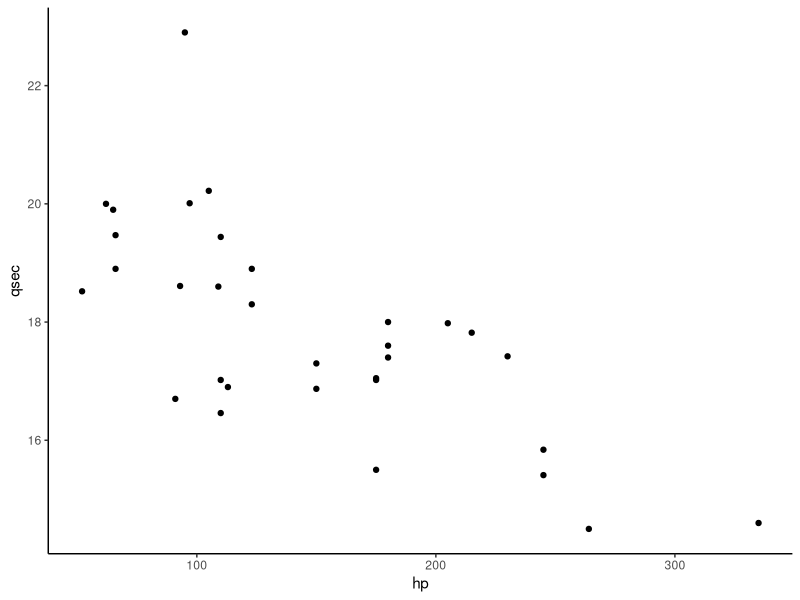
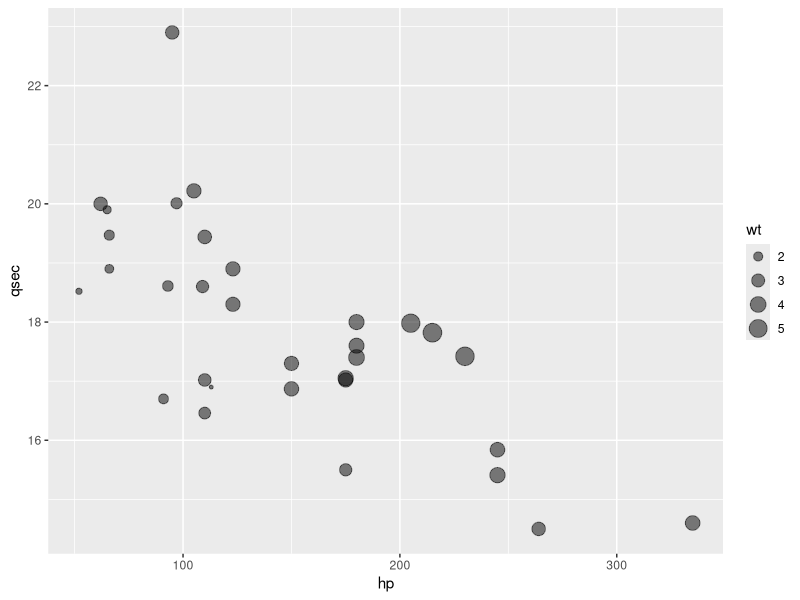
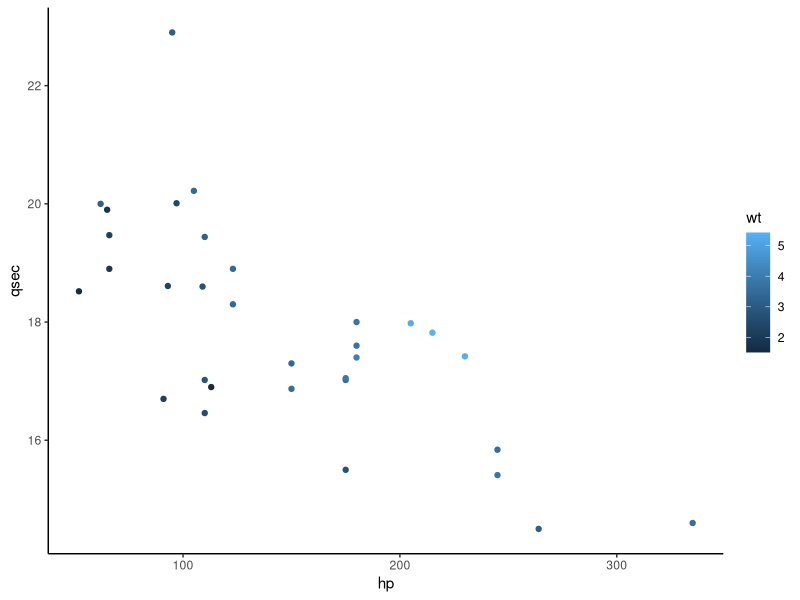
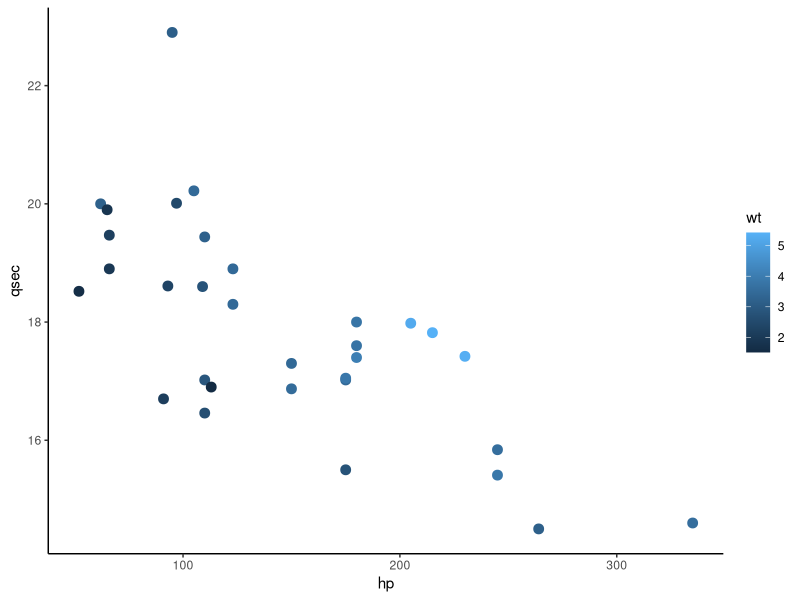
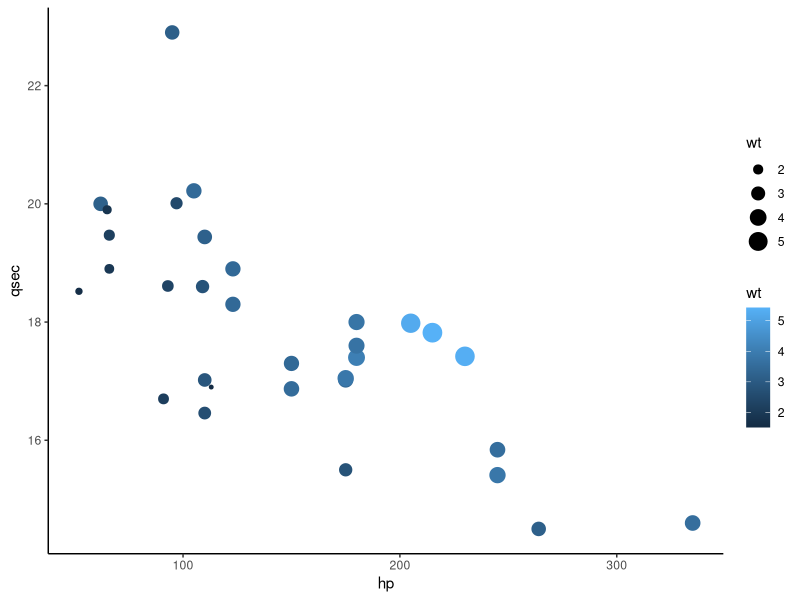
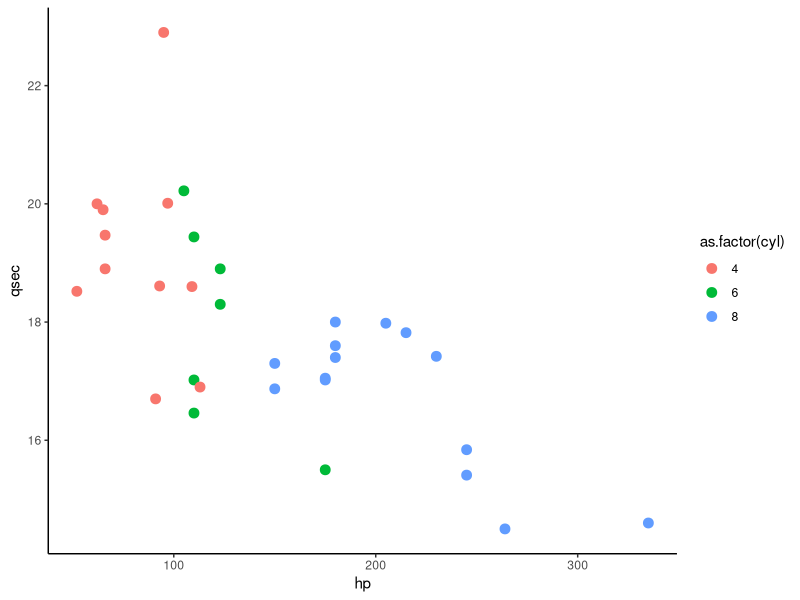
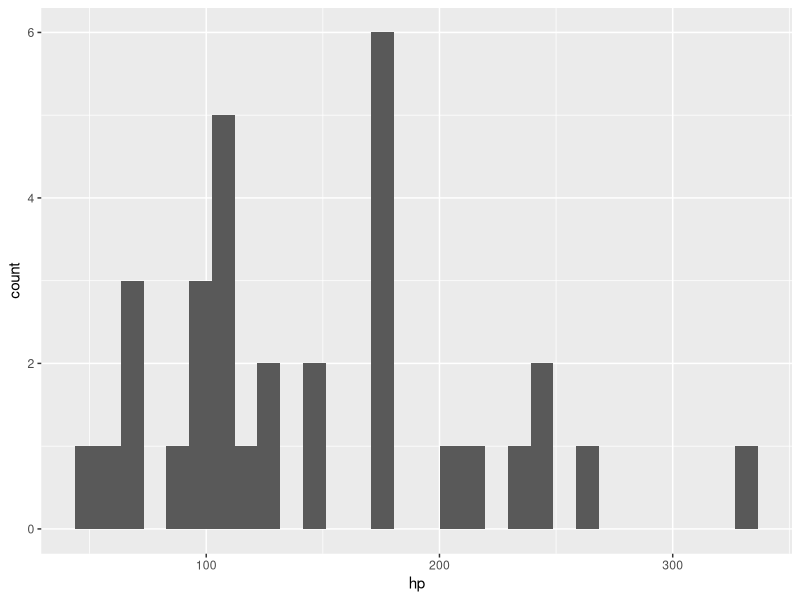
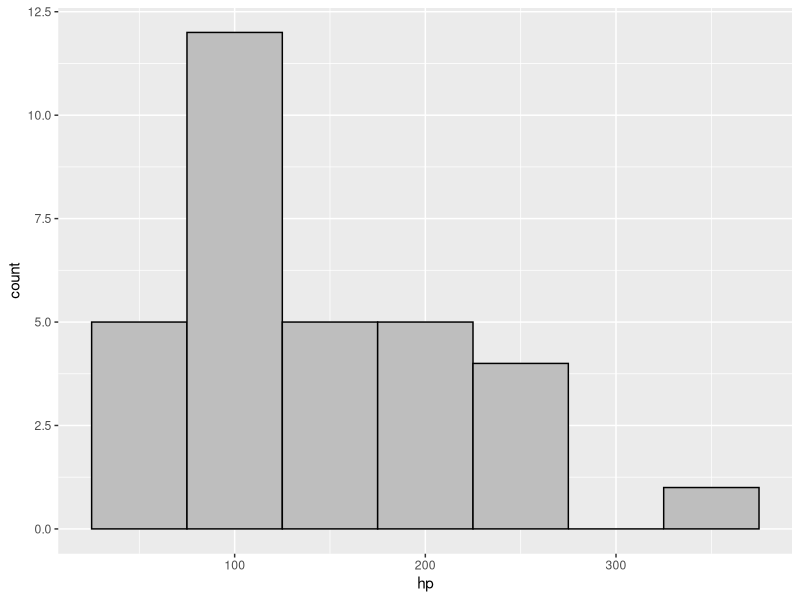

Here is the R script that generated these plots, in order:
options(install.packages.check.source = "no")
pckgs<-c("tidyverse","ggthemes","RColorBrewer","carData")
pckgs2Install<-pckgs[!(pckgs %in% library()$results[,1])]
pckgs2Load<-pckgs[!(pckgs %in% (.packages()))]
for(pckg in pckgs2Install) {install.packages(pckg,repos="https://cloud.r-project.org/",
                                             quiet=TRUE, type="binary")}
for(pckg in pckgs2Load) {library(pckg,character.only = TRUE)}

#### EXERCICIS 1 #### 

# A partir del conjunt de dades mtcars 
mtcars
? "mtcars"
str(mtcars)

# 1- Crea una visualització que permeti discutir la relació
# entre la potència (hp) i l'acceleració(qsec)
ggplot(data=mtcars, mapping=aes(x=hp,y=qsec))+geom_point()+theme_classic()

# 2- Afegeix a aquesta visualització la variable pes (wt)
ggplot(mtcars, aes(x=hp, y=qsec, size=wt)) + geom_point(alpha=.5)
ggplot(data=mtcars, mapping=aes(x=hp,y=qsec,col=wt))+geom_point()+theme_classic()
ggplot(data=mtcars, mapping=aes(x=hp,y=qsec,size=wt,col=wt))+geom_point(size=3)+theme_classic()
ggplot(data=mtcars, mapping=aes(x=hp,y=qsec,size=wt,col=wt))+geom_point()+theme_classic()

# 3- Estudia l'efecte del nombre de cilindres (cyl) en la relació entre
# potència i acceleració
ggplot(data=mtcars, mapping=aes(x=hp,y=qsec,col=as.factor(cyl)))+geom_point(size=3)+theme_classic()

# 4- Crea un histograma que et permeti estudiar la distribució de la
# potència
ggplot(data=mtcars,aes(x=hp))+geom_histogram()
ggplot(mtcars, aes(x=hp)) + geom_histogram(binwidth=50, 
                                           fill="grey", color="black")
ggplot(mtcars, aes(x=hp)) + geom_histogram(binwidth=50, 
                                           boundary=100, fill="grey", color="black")
ggplot(data=mtcars,aes(x=hp,y=..density..))+geom_histogram(binwidth = 50, boundary=100, fill="green")+geom_density()+theme_classic()

# 5- Crea un conjunt de diagrames de caixa tals que permetin estudiar
# la relació entre potència i nombre de cilindres
ggplot(mtcars, aes(y=hp, x=1)) + geom_boxplot() #NO
ggplot(mtcars, aes(y=hp, x=cyl)) + geom_boxplot() #NO
ggplot(data=mtcars,aes(x=as.factor(cyl),y=hp))+geom_boxplot()+theme_classic()

#### EXERCICIS 2 #### 
# A partir del conjunt de dades SLID (Survey of Labour and Income Dynamics)
# del 1994 a Ontario (Canadá)

dsSLID <- SLID
str(dsSLID)

# 1- Crea una visualització que permeti discutir la relació
# entre l'edat i els anys d'escolarització
dsSLIDm <- dsSLID[dsSLID$age<=25,]
dsSLIDM <- dsSLID[dsSLID$age>25,]

ggplot(dsSLID, aes(x=age,y=education)) + 
  geom_point(shape=21,alpha=0.2)+
  geom_smooth(data=dsSLIDm,method="lm",se=FALSE)+
  geom_smooth(data=dsSLIDM,method="lm",se=FALSE)


if(!require("splines")) {
  install.packages("splines")
  library("splines")
}

ggplot(dsSLID, aes(x=age,y=education)) + 
  geom_point(shape=21,alpha=0.2)+
  geom_smooth(method="lm",formula=y~bs(x,knots=25))

# 2- Aquesta relació és diferent en funció de l'idioma?
dsSLIDM_EF <- dsSLID[dsSLID$age>25 &
                       (dsSLID$language == "French" | dsSLID$language == "English"),]
dsSLIDM_EF <- dsSLIDM_EF[!is.na(dsSLIDM_EF$language),]

ggplot(dsSLIDM_EF, aes(x=age,y=education,color=language)) + 
  geom_point(shape=21,alpha=0.2)+
  geom_smooth(method="lm",se=FALSE)

# 3- Mostra amb un gràfic si la proporció de població que parla un idioma
# depén de l'edad
dsSLID_EF <- dsSLID[ 
  !is.na(dsSLID$language) & 
    (dsSLID$language == "French" | dsSLID$language == "English"),]

ggplot(dsSLID_EF, aes(x=language,y=age))+geom_boxplot()
ggplot(dsSLID_EF, aes(fill=language,x=age)) +geom_bar()
ggplot(dsSLID_EF, aes(fill=language,x=age)) +geom_bar(position="fill")

# 4- Estudia la distribució de les persones enquestades per idioma
ggplot(dsSLID,aes(x=language))+geom_bar()

# 5- Representa la distribució d'anys d'escolarització
ggplot(dsSLID,aes(x=education))+geom_histogram(binwidth = 1,
                                               boundary=0)
ggplot(dsSLID,aes(x=education)) +
  geom_histogram(aes(y=..density..), fill="lightgrey",color="black",
                 binwidth = 1, boundary = 0) +
  geom_density(fill="red",alpha=0.1)

# 6- Hi ha alguna diferència entre les distribució d'anys
# d'escolarització en funció del gènere
ggplot(dsSLID,aes(x=education,fill=sex)) +
  geom_histogram(aes(y=..density..), position="dodge",color="black",
                 binwidth = 1, boundary = 0) +
  geom_density(alpha=0.1)

ggplot(dsSLID,aes(x=sex,y=education)) + geom_boxplot()
